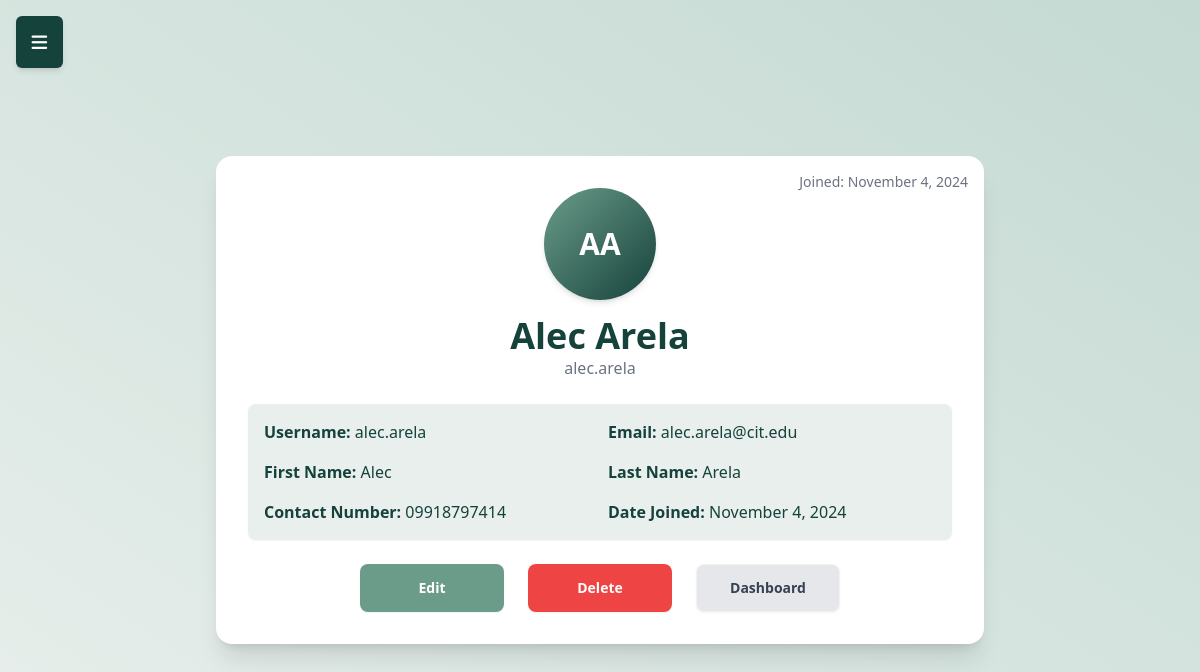
The page /users/account/ (signed in) on the database as committed earlier.
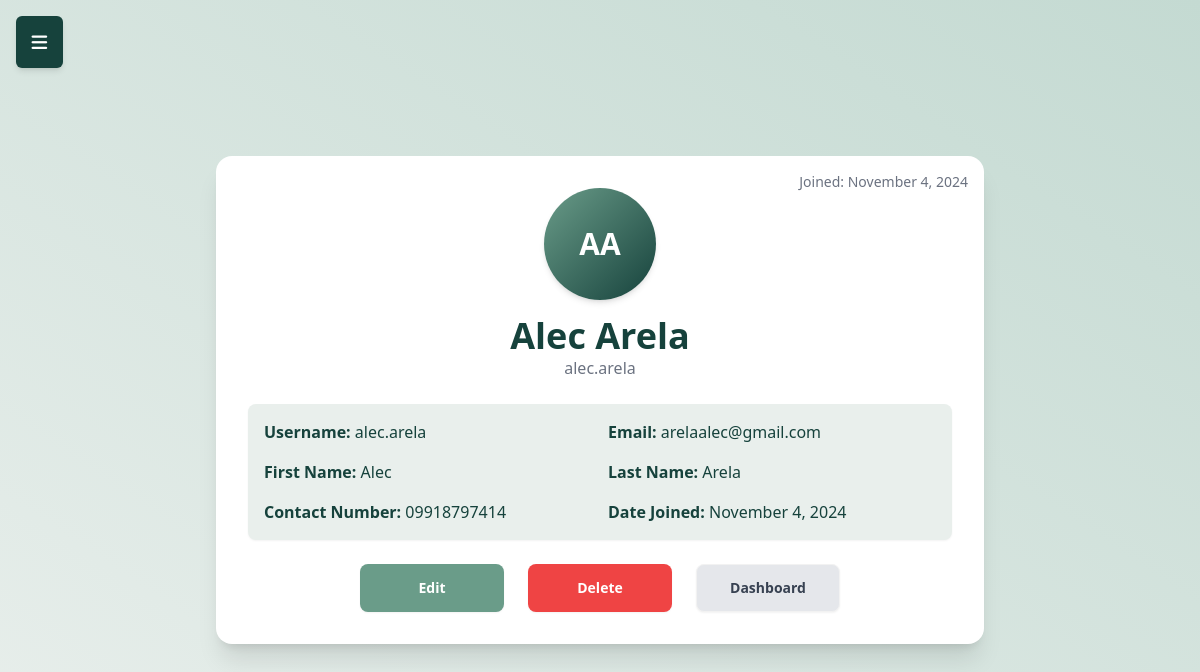
The same page on the database as committed later.
### users/models.py (models this page shows, shortened)
class CustomUser(AbstractUser):
    middle_initial = models.CharField(max_length=1, blank=True)
    contact_number = models.CharField(max_length=15, blank=True)

### users/views.py (the view)
# urls.py: path('account/', views.account_view, name='account'),
@login_required
def account_view(request):
    return render(request, 'users/account.html')

### users/templates/users/account.html (shortened to what this page needs)
<!DOCTYPE html>
<html lang="en">
<head>
    {% load static %}
    <script src="https://cdn.tailwindcss.com"></script>
    <link href="https://cdn.jsdelivr.net/npm/daisyui@latest/dist/full.css" rel="stylesheet">
    <link href="https://cdn.jsdelivr.net/npm/@fortawesome/fontawesome-free/css/all.min.css" rel="stylesheet">
</head>
<body class="bg-gradient-to-tr from-[var(--color-lightest-green)] to-[var(--color-light-green)] font-sans min-h-screen relative">
    <button id="menuButton" class="fixed top-4 left-4 z-50 bg-[var(--color-dark-green)] text-white p-3 rounded-md shadow-md hover:bg-[var(--color-green)]">
        <i class="fas fa-bars text-lg"></i>
    </button>
    <div class="flex-grow flex items-center justify-center min-h-screen">
        <div class="bg-white shadow-xl rounded-2xl w-full max-w-3xl p-8 relative">
            <div class="absolute top-4 right-4 text-gray-500 text-sm">
                Joined: {{ user.date_joined|date:"F j, Y" }}
            </div>
            <div class="flex flex-col items-center justify-center mb-6">
                <div class="avatar w-28 h-28 rounded-full shadow-md bg-gradient-to-br from-[var(--color-green)] to-[var(--color-dark-green)] flex items-center justify-center text-white text-3xl font-bold">
                    {{ user.first_name|slice:":1" }}{{ user.last_name|slice:":1" }}
                </div>
                <h2 class="text-4xl font-semibold mt-4 text-[var(--color-dark-green)]">{{ user.first_name }} {{ user.last_name }}</h2>
                <p class="text-gray-500">{{ user.username }}</p>
            </div>
            <div class="bg-[var(--color-lightest-green)] p-4 rounded-lg shadow-sm mb-6">
                <div class="grid grid-cols-2 gap-4 text-[var(--color-dark-green)]">
                    <div>
                        <p><strong>Username:</strong> {{ user.username }}</p>
                    </div>
                    <div>
                        <p><strong>Email:</strong> {{ user.email }}</p>
                    </div>
                    <div>
                        <p><strong>First Name:</strong> {{ user.first_name }}</p>
                    </div>
                    <div>
                        <p><strong>Last Name:</strong> {{ user.last_name }}</p>
                    </div>
                    <div>
                        <p><strong>Contact Number:</strong> {{ user.contact_number|default:"Not Provided" }}</p>
                    </div>
                    <div>
                        <p><strong>Date Joined:</strong> {{ user.date_joined|date:"F j, Y" }}</p>
                    </div>
                </div>
            </div>
            <div class="flex justify-center gap-6 mt-6">
                <label for="editModal" class="btn bg-[var(--color-green)] hover:bg-[var(--color-dark-green)] border-none text-white w-36">Edit</label>
                <label for="deleteModal" class="btn bg-red-500 hover:bg-red-600 border-none text-white w-36">Delete</label>
                <a href="{% url 'users:dashboard' %}" class="btn bg-gray-200 hover:bg-gray-300 text-gray-700 w-36">Dashboard</a>
            </div>
        </div>
    </div>
</body>
</html>

Rows that differ between the two databases and show on the page:
changed CustomUser "Alec": email "alec.arela@cit.edu" → "arelaalec@gmail.com"
